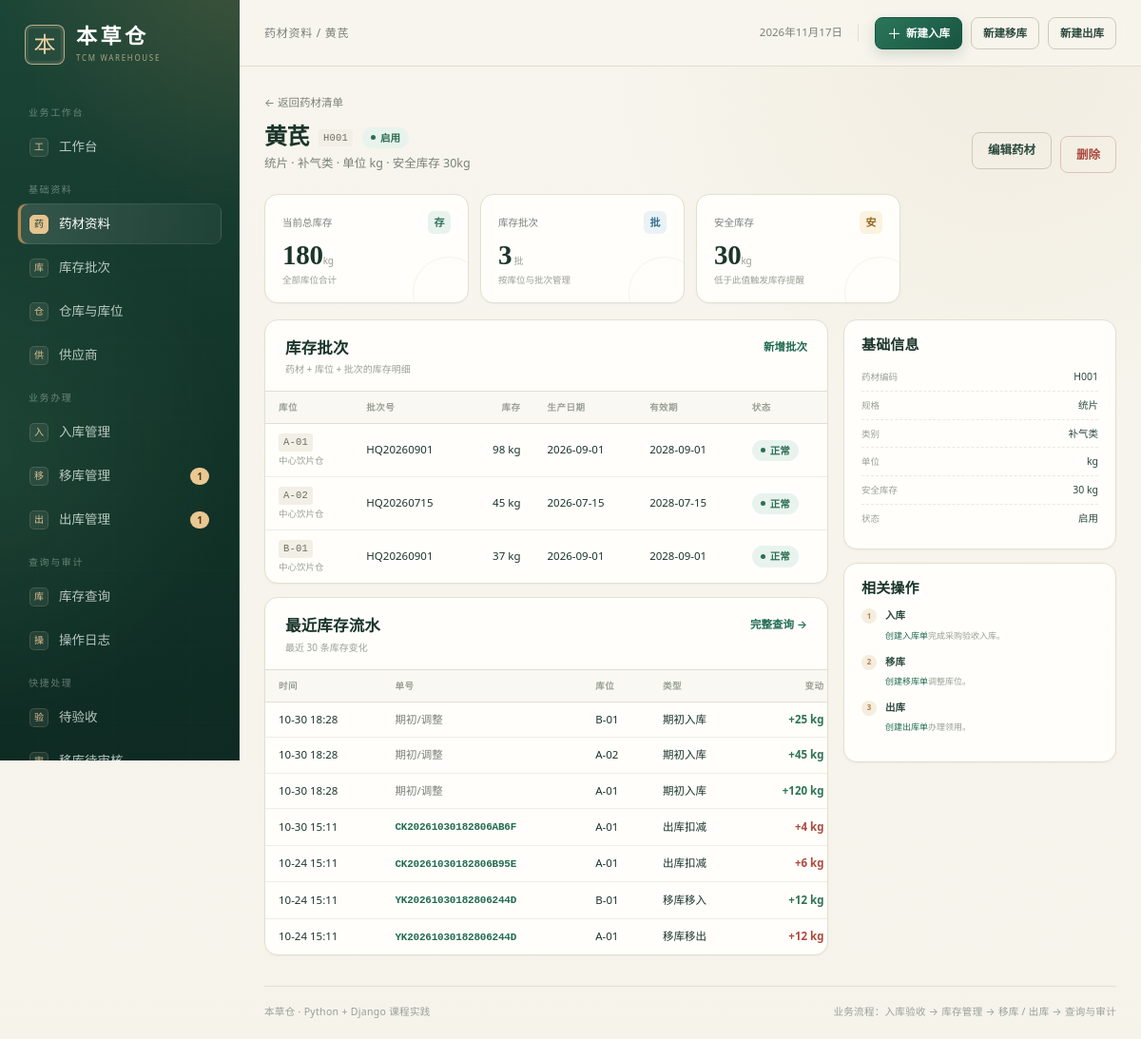
Screenshot of /herbs/41/ (signed in) with the database file from the repository.
### warehouse/models.py (models this page shows, shortened)
class Herb(models.Model):
    code = models.CharField("药材编码", max_length=30, unique=True)
    name = models.CharField("药材名称", max_length=80)
    spec = models.CharField("规格", max_length=80, blank=True)
    unit = models.CharField("单位", max_length=10, default="kg")
    category = models.CharField("类别", max_length=40, blank=True)
    safety_stock = models.DecimalField(
        "安全库存", max_digits=12, decimal_places=3, default=Decimal("0")
    )
    is_active = models.BooleanField("启用", default=True)
    class Meta:
        verbose_name = "药材"
        verbose_name_plural = "药材"
        ordering = ["code"]

class StockBatch(models.Model):
    herb = models.ForeignKey(
        Herb, on_delete=models.PROTECT, related_name="stock_batches", verbose_name="药材"
    )
    location = models.ForeignKey(
        StorageLocation,
        on_delete=models.PROTECT,
        related_name="stock_batches",
        verbose_name="库位",
    )
    batch_no = models.CharField("批次号", max_length=50)
    quantity = models.DecimalField(
        "当前库存",
        max_digits=12,
        decimal_places=3,
        default=Decimal("0"),
        validators=[MinValueValidator(Decimal("0"))],
    )
    production_date = models.DateField("生产日期", null=True, blank=True)
    expiry_date = models.DateField("有效期至", null=True, blank=True)
    updated_at = models.DateTimeField("更新时间", auto_now=True)
    objects = StockBatchQuerySet.as_manager()
    class Meta:
        verbose_name = "库存批次"
        verbose_name_plural = "库存批次"
        ordering = ["herb__code", "location__code", "batch_no"]
        constraints = [
            models.UniqueConstraint(
                fields=["herb", "location", "batch_no"],
                name="uniq_stock_herb_location_batch",
            ),
            models.CheckConstraint(
                condition=models.Q(quantity__gte=0), name="stock_quantity_non_negative"
            ),
        ]
        indexes = [
            models.Index(fields=["herb", "location", "batch_no"]),
        ]
    @property
    def is_low_stock(self):
        return self.quantity <= self.herb.safety_stock

class StorageLocation(models.Model):
    warehouse = models.ForeignKey(
        Warehouse,
        on_delete=models.PROTECT,
        related_name="locations",
        verbose_name="所属仓库",
    )
    code = models.CharField("库位编码", max_length=30)
    name = models.CharField("库位名称", max_length=80, blank=True)
    zone = models.CharField("库区", max_length=30, blank=True)
    is_active = models.BooleanField("启用", default=True)
    class Meta:
        verbose_name = "库位"
        verbose_name_plural = "库位"
        ordering = ["warehouse__code", "code"]
        constraints = [
            models.UniqueConstraint(
                fields=["warehouse", "code"], name="uniq_location_warehouse_code"
            )
        ]

class Warehouse(models.Model):
    code = models.CharField("仓库编码", max_length=20, unique=True)
    name = models.CharField("仓库名称", max_length=80)
    address = models.CharField("地址", max_length=200, blank=True)
    is_active = models.BooleanField("启用", default=True)
    created_at = models.DateTimeField("创建时间", auto_now_add=True)
    class Meta:
        verbose_name = "仓库"
        verbose_name_plural = "仓库"
        ordering = ["code"]

class StockMovement(models.Model):
    class MovementType(models.TextChoices):
        OPENING = "opening", "期初入库"
        INBOUND = "inbound", "采购入库"
        OUTBOUND = "outbound", "出库扣减"
        TRANSFER_OUT = "transfer_out", "移库移出"
        TRANSFER_IN = "transfer_in", "移库移入"
        ADJUST = "adjust", "盘点调整"
    class OrderType(models.TextChoices):
        INBOUND = "inbound", "入库单"
        TRANSFER = "transfer", "移库单"
        OUTBOUND = "outbound", "出库单"
        MANUAL = "manual", "手工/期初"
    batch = models.ForeignKey(
        StockBatch,
        on_delete=models.PROTECT,
        related_name="movements",
        verbose_name="库存批次",
    )
    movement_type = models.CharField(
        "变动类型", max_length=20, choices=MovementType.choices
    )
    quantity = models.DecimalField(
        "变动数量",
        max_digits=12,
        decimal_places=3,
        validators=[MinValueValidator(Decimal("0.001"))],
    )
    before_quantity = models.DecimalField(
        "变动前", max_digits=12, decimal_places=3
    )
    after_quantity = models.DecimalField("变动后", max_digits=12, decimal_places=3)
    order_type = models.CharField(
        "关联单据类型",
        max_length=16,
        choices=OrderType.choices,
        default=OrderType.MANUAL,
    )
    order_no = models.CharField("关联单号", max_length=24, blank=True)
    order_id = models.PositiveBigIntegerField("关联单据 ID", null=True, blank=True)
    operator = models.ForeignKey(
        settings.AUTH_USER_MODEL,
        on_delete=models.PROTECT,
        verbose_name="操作人",
        null=True,
        blank=True,
    )
    remark = models.CharField("备注", max_length=300, blank=True)
    created_at = models.DateTimeField("发生时间", auto_now_add=True)
    class Meta:
        verbose_name = "库存流水"
        verbose_name_plural = "库存流水"
        ordering = ["-created_at", "-id"]
        indexes = [
            models.Index(fields=["batch", "-created_at"]),
            models.Index(fields=["order_type", "order_no"]),
        ]
    @property
    def is_increase(self):
        return self.movement_type in {
            self.MovementType.OPENING,
            self.MovementType.INBOUND,
            self.MovementType.TRANSFER_IN,
        }

### warehouse/catalog_views.py (the view)
# urls.py: path("herbs/<int:pk>/", catalog_views.herb_detail, name="herb_detail"),
@login_required
def herb_detail(request, pk):
    _require(request.user, "herb.view")
    herb = get_object_or_404(Herb, pk=pk)
    batches = herb.stock_batches.select_related("location", "location__warehouse")
    movements = StockMovement.objects.filter(batch__herb=herb).select_related(
        "batch", "batch__location", "operator"
    )[:30]
    return render(
        request,
        "warehouse/herb_detail.html",
        {
            "herb": herb,
            "batches": batches,
            "movements": movements,
            "total_stock": herb.stock_batches.aggregate(total=Sum("quantity"))["total"]
            or Decimal("0"),
            "can_manage": has_perm(request.user, "herb.manage"),
            "active_nav": "herbs",
        },
    )

### warehouse/catalog_views.py (called while the page is built)
def _require(user, code):
    if not has_perm(user, code):
        raise PermissionDenied("当前岗位没有该功能权限。")

### warehouse/models.py (called while the page is built)
    @property
    def display_name(self):
        return self.user.get_full_name() or self.user.username

    @property
    def effective_role(self):
        if self.user.is_superuser:
            return self.Role.ADMIN
        return self.role

### warehouse/permissions.py (called while the page is built)
def get_role(user):
    if not user.is_authenticated:
        return None
    if user.is_superuser:
        return "admin"
    profile = getattr(user, "profile", None)
    return profile.effective_role if profile else "viewer"

def has_perm(user, code):
    return bool(get_access_config(user)["permissions"].get(code))

def allowed_menus(user):
    return set(get_access_config(user)["menus"])

def can_create(user):
    return has_perm(user, "transfer.create") or has_perm(user, "outbound.create")

def can_audit(user):
    return (
        has_perm(user, "transfer.audit")
        or has_perm(user, "outbound.audit")
        or has_perm(user, "inbound.audit")
    )

def can_execute(user):
    return (
        has_perm(user, "transfer.execute")
        or has_perm(user, "outbound.execute")
        or has_perm(user, "inbound.execute")
    )

### warehouse/templatetags/warehouse_tags.py (called while the page is built)
@register.simple_tag
def menu_url(key):
    name = MENU_URL_NAMES.get(key)
    if not name:
        return "#"
    try:
        return reverse(name)
    except NoReverseMatch:
        return "#"

@register.filter
def get_item(mapping, key):
    if mapping is None:
        return None
    try:
        return mapping.get(key)
    except AttributeError:
        try:
            return mapping[key]
        except (KeyError, IndexError, TypeError):
            return None

@register.filter
def qty(value, digits=3):
    try:
        number = Decimal(value)
    except (TypeError, ValueError, InvalidOperation):
        return value
    text = f"{number:.{digits}f}".rstrip("0").rstrip(".")
    return text or "0"

@register.filter
def signed(value):
    try:
        number = Decimal(value)
    except (TypeError, ValueError, InvalidOperation):
        return value
    prefix = "+" if number > 0 else ""
    return f"{prefix}{number:.3f}".rstrip("0").rstrip(".")

### templates/warehouse/herb_detail.html (shortened to what this page needs)
{% extends "base.html" %}
{% load warehouse_tags %}
{% block breadcrumb %}药材资料 / {{ herb.name }}{% endblock %}
{% block content %}
<section class="page-head">
  <div>
    <a class="back-link" href="{% url 'herb_list' %}">← 返回药材清单</a>
    <div class="detail-title-row"><h1>{{ herb.name }}</h1><span class="code">{{ herb.code }}</span>{% if herb.is_active %}<span class="status status-success">启用</span>{% else %}<span class="status status-muted">停用</span>{% endif %}</div>
    <p class="page-sub">{{ herb.spec|default:"未填写规格" }} · {{ herb.category|default:"未分类" }} · 单位 {{ herb.unit }} · 安全库存 {{ herb.safety_stock|qty }}{{ herb.unit }}</p>
  </div>
  {% if can_manage %}
  <div class="head-actions">
    <a href="{% url 'herb_edit' herb.pk %}" class="btn btn-ghost">编辑药材</a>
    <form method="post" action="{% url 'herb_delete' herb.pk %}" onsubmit="return confirm('确认删除药材 {{ herb.name }} 吗？有关联库存时不能删除。');">{% csrf_token %}<button class="btn btn-danger-ghost" type="submit">删除</button></form>
  </div>
  {% endif %}
</section>
<section class="stat-grid compact-stats">
  <article class="stat-card"><div class="stat-top"><span>当前总库存</span><span class="stat-icon green">存</span></div><strong class="stat-value">{{ total_stock|qty }}<small>{{ herb.unit }}</small></strong><p class="stat-note">全部库位合计</p></article>
  <article class="stat-card"><div class="stat-top"><span>库存批次</span><span class="stat-icon blue">批</span></div><strong class="stat-value">{{ batches|length }}<small> 批</small></strong><p class="stat-note">按库位与批次管理</p></article>
  <article class="stat-card"><div class="stat-top"><span>安全库存</span><span class="stat-icon amber">安</span></div><strong class="stat-value">{{ herb.safety_stock|qty }}<small>{{ herb.unit }}</small></strong><p class="stat-note">低于此值触发库存提醒</p></article>
</section>
<div class="detail-layout">
  <div class="detail-main">
    <section class="panel">
      <div class="panel-head"><div><h2>库存批次</h2><p>药材 + 库位 + 批次的库存明细</p></div><a href="{% url 'stock_create' %}" class="text-link">新增批次</a></div>
      {% if batches %}
      <div class="table-wrap"><table class="data-table compact-table"><thead><tr><th>库位</th><th>批次号</th><th class="num">库存</th><th>生产日期</th><th>有效期</th><th>状态</th><th></th></tr></thead><tbody>
        {% for batch in batches %}
        <tr><td><span class="code">{{ batch.location.code }}</span><small class="cell-sub">{{ batch.location.warehouse.name }}</small></td><td>{{ batch.batch_no }}</td><td class="num">{{ batch.quantity|qty }} {{ herb.unit }}</td><td>{{ batch.production_date|date:"Y-m-d"|default:"—" }}</td><td>{{ batch.expiry_date|date:"Y-m-d"|default:"—" }}</td><td>{% if batch.is_low_stock %}<span class="status status-warning">低库存</span>{% else %}<span class="status status-success">正常</span>{% endif %}</td><td class="row-action"><a href="{% url 'stock_detail' batch.pk %}" class="btn btn-tiny">查看</a></td></tr>
        {% endfor %}
      </tbody></table></div>
      {% else %}<div class="empty-inline compact">这味药材还没有库存批次。</div>{% endif %}
    </section>
    <section class="panel">
      <div class="panel-head"><div><h2>最近库存流水</h2><p>最近 30 条库存变化</p></div><a href="{% url 'stock_query' %}?herb={{ herb.pk }}" class="text-link">完整查询 →</a></div>
      {% if movements %}
      <div class="table-wrap"><table class="data-table compact-table"><thead><tr><th>时间</th><th>单号</th><th>库位</th><th>类型</th><th class="num">变动</th><th>操作人</th></tr></thead><tbody>
        {% for movement in movements %}
        <tr><td>{{ movement.created_at|date:"m-d H:i" }}</td><td>{% if movement.order_type == 'inbound' and movement.order_id %}<a href="{% url 'inbound_detail' movement.order_id %}" class="order-link">{{ movement.order_no }}</a>{% elif movement.order_type == 'transfer' and movement.order_id %}<a href="{% url 'transfer_detail' movement.order_id %}" class="order-link">{{ movement.order_no }}</a>{% elif movement.order_type == 'outbound' and movement.order_id %}<a href="{% url 'outbound_detail' movement.order_id %}" class="order-link">{{ movement.order_no }}</a>{% else %}<span class="muted">期初/调整</span>{% endif %}</td><td>{{ movement.batch.location.code }}</td><td>{{ movement.get_movement_type_display }}</td><td class="num {% if movement.is_increase %}qty-in{% else %}qty-out{% endif %}">{{ movement.quantity|signed }} {{ herb.unit }}</td><td>{{ movement.operator.profile.display_name|default:movement.operator.username|default:"系统" }}</td></tr>
        {% endfor %}
      </tbody></table></div>
      {% else %}<div class="empty-inline compact">还没有库存流水。</div>{% endif %}
    </section>
  </div>
  <aside class="detail-side">
    <section class="panel side-card">
      <h2>基础信息</h2>
      <dl class="meta-list"><div><dt>药材编码</dt><dd>{{ herb.code }}</dd></div><div><dt>规格</dt><dd>{{ herb.spec|default:"—" }}</dd></div><div><dt>类别</dt><dd>{{ herb.category|default:"—" }}</dd></div><div><dt>单位</dt><dd>{{ herb.unit }}</dd></div><div><dt>安全库存</dt><dd>{{ herb.safety_stock|qty }} {{ herb.unit }}</dd></div><div><dt>状态</dt><dd>{% if herb.is_active %}启用{% else %}停用{% endif %}</dd></div></dl>
    </section>
    <section class="panel side-card guide-card"><h2>相关操作</h2><ol class="guide-list"><li><strong>入库</strong><span><a href="{% url 'inbound_create' %}">创建入库单</a>完成采购验收入库。</span></li><li><strong>移库</strong><span><a href="{% url 'transfer_create' %}">创建移库单</a>调整库位。</span></li><li><strong>出库</strong><span><a href="{% url 'outbound_create' %}">创建出库单</a>办理领用。</span></li></ol></section>
  </aside>
</div>
{% endblock %}

### rows the page displays
Herb: name "黄芪", code "H001", spec "统片", category "补气类", unit "kg", safety_stock|qty "30"
StockBatch: location.code "A-01", location.warehouse.name "中心饮片仓", batch_no "HQ20260901", quantity|qty "98", production_date "2026-09-01", expiry_date "2028-09-01", shows "正常"
StockBatch: location.code "A-02", location.warehouse.name "中心饮片仓", batch_no "HQ20260715", quantity|qty "45", production_date "2026-07-15", expiry_date "2028-07-15", shows "正常"
StockBatch: location.code "B-01", location.warehouse.name "中心饮片仓", batch_no "HQ20260901", quantity|qty "37", production_date "2026-09-01", expiry_date "2028-09-01", shows "正常"
StockMovement: created_at "10-30 18:28", order_type "期初/调整", batch.location.code "B-01", movement_type "期初入库", quantity|signed "+25"
StockMovement: created_at "10-30 18:28", order_type "期初/调整", batch.location.code "A-02", movement_type "期初入库", quantity|signed "+45"
StockMovement: created_at "10-30 18:28", order_type "期初/调整", batch.location.code "A-01", movement_type "期初入库", quantity|signed "+120"
StockMovement: created_at "10-30 15:11", order_no "CK20261030182806AB6F", batch.location.code "A-01", movement_type "出库扣减", quantity|signed "+4"
StockMovement: created_at "10-24 15:11", order_no "CK20261030182806B95E", batch.location.code "A-01", movement_type "出库扣减", quantity|signed "+6"
StockMovement: created_at "10-24 15:11", order_no "YK20261030182806244D", batch.location.code "B-01", movement_type "移库移入", quantity|signed "+12"
StockMovement: created_at "10-24 15:11", order_no "YK20261030182806244D", batch.location.code "A-01", movement_type "移库移出", quantity|signed "+12"

### other values shown
{{ group.label }} "业务工作台" "基础资料" "业务办理" "查询与审计"
{{ label|slice:":1" }} "工" "药" "库" "仓" "供" "入" "移" "出" "库" "操"
{{ label }} "工作台" "药材资料" "库存批次" "仓库与库位" "供应商" "入库管理" "移库管理" "出库管理" "库存查询" "操作日志"
{{ nav_pending_transfers }} "1"
{{ nav_pending_outbounds }} "1"
{{ total_stock|qty }} "180"
{{ batches|length }} "3"
